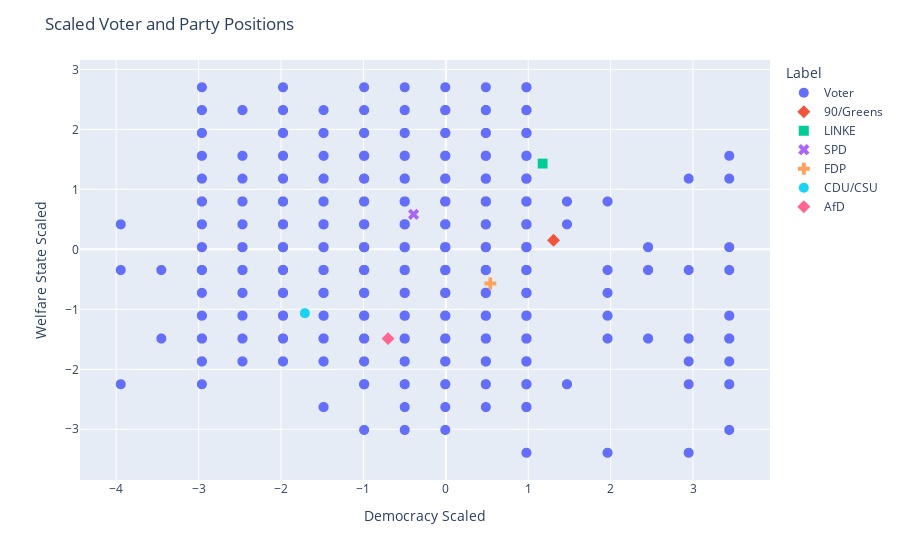

Notebook source saved alongside this figure:
### Code cell
concatenated_df = pd.concat([voter_scaled, party_scaled], ignore_index=True)

fig = px.scatter(
    concatenated_df,
    x='Democracy Scaled',
    y='Welfare State Scaled',
    color='Label',
    symbol='Label')
fig.update_traces(marker=dict(size=10))
fig.update_layout(title='Scaled Voter and Party Positions')
fig.show()

### Figure 1 — Plotly figure (JSON) as saved in the notebook; plotly's stock layout.template omitted (floating-point values rounded to 4 significant figures; data arrays with more than 128 entries replaced by an {"elided": "..."} marker saying what was removed)
{"data": [{"hovertemplate": "Label=Voter<br>Democracy Scaled=%{x}<br>Welfare State Scaled=%{y}<extra></extra>", "legendgroup": "Voter", "marker": {"color": "#636efa", "size": 10, "symbol": "circle"}, "mode": "markers", "name": "Voter", "showlegend": true, "type": "scattergl", "x": {"elided": "2740 float values"}, "xaxis": "x", "y": {"elided": "2740 float values"}, "yaxis": "y"}, {"hovertemplate": "Label=90/Greens<br>Democracy Scaled=%{x}<br>Welfare State Scaled=%{y}<extra></extra>", "legendgroup": "90/Greens", "marker": {"color": "#EF553B", "size": 10, "symbol": "diamond"}, "mode": "markers", "name": "90/Greens", "showlegend": true, "type": "scattergl", "x": [1.307], "xaxis": "x", "y": [0.1509], "yaxis": "y"}, {"hovertemplate": "Label=LINKE<br>Democracy Scaled=%{x}<br>Welfare State Scaled=%{y}<extra></extra>", "legendgroup": "LINKE", "marker": {"color": "#00cc96", "size": 10, "symbol": "square"}, "mode": "markers", "name": "LINKE", "showlegend": true, "type": "scattergl", "x": [1.175], "xaxis": "x", "y": [1.429], "yaxis": "y"}, {"hovertemplate": "Label=SPD<br>Democracy Scaled=%{x}<br>Welfare State Scaled=%{y}<extra></extra>", "legendgroup": "SPD", "marker": {"color": "#ab63fa", "size": 10, "symbol": "x"}, "mode": "markers", "name": "SPD", "showlegend": true, "type": "scattergl", "x": [-0.3915], "xaxis": "x", "y": [0.5831], "yaxis": "y"}, {"hovertemplate": "Label=FDP<br>Democracy Scaled=%{x}<br>Welfare State Scaled=%{y}<extra></extra>", "legendgroup": "FDP", "marker": {"color": "#FFA15A", "size": 10, "symbol": "cross"}, "mode": "markers", "name": "FDP", "showlegend": true, "type": "scattergl", "x": [0.5396], "xaxis": "x", "y": [-0.5694], "yaxis": "y"}, {"hovertemplate": "Label=CDU/CSU<br>Democracy Scaled=%{x}<br>Welfare State Scaled=%{y}<extra></extra>", "legendgroup": "CDU/CSU", "marker": {"color": "#19d3f3", "size": 10, "symbol": "circle"}, "mode": "markers", "name": "CDU/CSU", "showlegend": true, "type": "scattergl", "x": [-1.711], "xaxis": "x", "y": [-1.065], "yaxis": "y"}, {"hovertemplate": "Label=AfD<br>Democracy Scaled=%{x}<br>Welfare State Scaled=%{y}<extra></extra>", "legendgroup": "AfD", "marker": {"color": "#FF6692", "size": 10, "symbol": "diamond"}, "mode": "markers", "name": "AfD", "showlegend": true, "type": "scattergl", "x": [-0.7009], "xaxis": "x", "y": [-1.489], "yaxis": "y"}], "layout": {"legend": {"title": {"text": "Label"}, "tracegroupgap": 0}, "margin": {"t": 60}, "title": {"text": "Scaled Voter and Party Positions"}, "xaxis": {"anchor": "y", "domain": [0, 1], "title": {"text": "Democracy Scaled"}}, "yaxis": {"anchor": "x", "domain": [0, 1], "title": {"text": "Welfare State Scaled"}}}}
